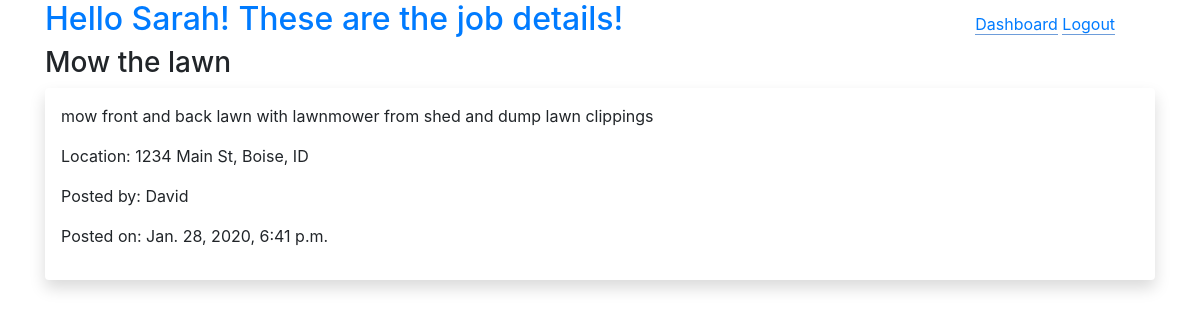
Screenshot of /jobs/1 (signed in) with the database file from the repository.
### belt_app/models.py (models this page shows)
class User(models.Model):
    first_name = models.CharField(max_length=55)
    last_name = models.CharField(max_length=55)
    email = models.CharField(max_length=55)
    password = models.CharField(max_length=55)
    created_at = models.DateTimeField(auto_now_add=True)
    updated_at = models.DateTimeField(auto_now=True)
    objects = UserManager()

class Job(models.Model):
    title = models.CharField(max_length=255)
    user = models.ForeignKey(User, related_name="jobs", on_delete=models.CASCADE)
    description = models.TextField()
    location = models.CharField(max_length=255)
    created_at = models.DateTimeField(auto_now_add=True)
    updated_at = models.DateTimeField(auto_now=True)
    objects = JobManager()

### belt_app/views.py (the view)
# urls.py: path('jobs/<int:job_id>', views.viewJobPage),
def viewJobPage(request, job_id):
    context = {
        "user": User.objects.get(id=request.session['userid']),
        "job": Job.objects.get(id=job_id),
    }
    return render(request, "jobs_view.html", context)

### belt_app/templates/jobs_view.html (shortened to what this page needs)
<!DOCTYPE html>
<html lang="en">
<head>
    <link rel="stylesheet" href="https://stackpath.bootstrapcdn.com/bootstrap/4.4.1/css/bootstrap.min.css">
</head>
<body>
    <div class="container">
        <h2 class="text-primary leftside">Hello {{user.first_name}}! These are the job details!</h2>
        <div class="rightside">
            <a href="/dashboard">Dashboard</a>
            <a href="/logout">Logout</a>
        </div>
        <h3>{{job.title}}</h3>
        <div class="shadow p-3 mb-5 bg-white rounded">
            <p>{{job.description}}</p>
            <p>Location: {{job.location}}</p>
            <p>Posted by: {{job.user.first_name}}</p>
            <p>Posted on: {{job.created_at}}</p>
        </div>
    </div>
</body>
</html>

### belt_app/templates/jobs_view.html (style rules this page uses)
.leftside { display: inline-block; width: 60%; text-align: left; }
.rightside { display: inline-block; width: 36%; text-align: right; }
.rightside a { border-bottom: 1px solid rgb(110, 157, 218); }

### rows the page displays
User: first_name "Sarah"
Job: title "Mow the lawn", description "mow front and back lawn with lawnmower from shed and dump lawn clippings", location "1234 Main St, Boise, ID", user.first_name "David", created_at "Jan. 28, 2020, 6:41 p.m."
